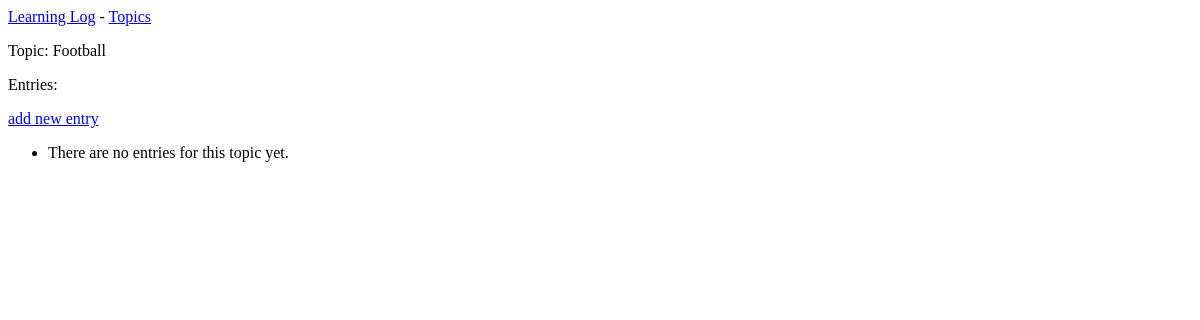
Before: /topics/3/ with the older database file.
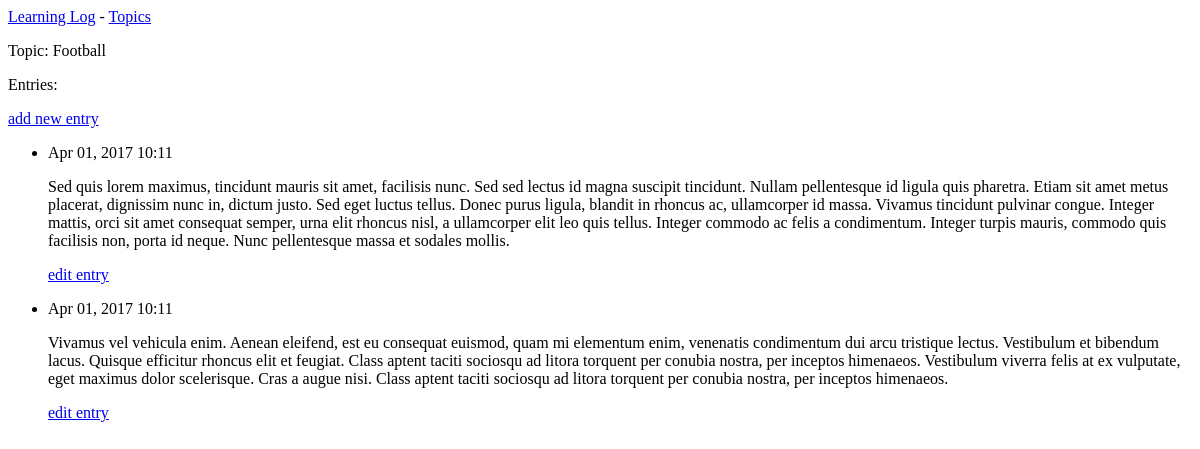
After: the same page with the newer database file.
### djangos_ll/models.py (models this page shows, shortened)
class Topic(models.Model):
    text = models.CharField(max_length=200)
    date_added = models.DateTimeField(auto_now_add=True)
    def __str__(self):
        return self.text

class Entry(models.Model):
    topic = models.ForeignKey(Topic)
    text = models.TextField()
    date_added = models.DateTimeField(auto_now_add=True)
    class Meta:
        verbose_name_plural = 'entries'

### djangos_ll/views.py (the view)
# urls.py: url(r'^topics/(?P<topic_id>\d+)/$', views.topic, name='topic'),
def topic(request, topic_id):
    topic = Topic.objects.get(id=topic_id)
    entries = topic.entry_set.order_by('-date_added')
    context = { 'topic': topic, 'entries': entries }
    return render(request, 'djangos_ll/topic.html', context)

### djangos_ll/templates/djangos_ll/topic.html
{% extends "djangos_ll/base.html" %}
{% block content %}
<p>Topic: {{ topic }}</p>
<p>Entries: </p>
<p>
  <a href="{% url 'djangos_ll:new_entry' topic.id %}">add new entry</a>
</p>
<ul>
  {% for entry in entries %}
    <li>
      <p>{{ entry.date_added|date:'M d, Y H:i' }}</p>
      <p>{{ entry.text|linebreaks }}</p>
      <p>
        <a href="{% url 'djangos_ll:edit_entry' entry.id %}">edit entry</a>
      </p>
    </li>
  {% empty %}
    <li>
      There are no entries for this topic yet.
    </li>
  {% endfor %}
</ul>
{% endblock content %}

### djangos_ll/templates/djangos_ll/base.html
<p>
    <a href="{% url 'djangos_ll:index' %}">Learning Log</a> -
    <a href="{% url 'djangos_ll:topics' %}">Topics</a>
</p>
{% block content %}{% endblock content %}

Changed rows visible on the page:
added Entry: date_added "Apr 01, 2017 10:11", text "Sed quis lorem maximus, tincidunt mauris sit amet, facilisis nunc. Sed sed lectus id magna suscipit tincidunt. Nullam pellentesque id ligula quis pharetra. Etiam sit amet metus placerat, dignissim nunc in, dictum justo. Sed eget luctus tellus. Donec purus ligula, blandit in rhoncus ac, ullamcorper id massa. Vivamus tincidunt pulvinar congue. Integer mattis, orci sit amet consequat semper, urna elit rhoncus nisl, a ullamcorper elit leo quis tellus. Integer commodo ac felis a condimentum. Integer turpis mauris, commodo quis facilisis non, porta id neque. Nunc pellentesque massa et sodales mollis."
added Entry: date_added "Apr 01, 2017 10:11", text "Vivamus vel vehicula enim. Aenean eleifend, est eu consequat euismod, quam mi elementum enim, venenatis condimentum dui arcu tristique lectus. Vestibulum et bibendum lacus. Quisque efficitur rhoncus elit et feugiat. Class aptent taciti sociosqu ad litora torquent per conubia nostra, per inceptos himenaeos. Vestibulum viverra felis at ex vulputate, eget maximus dolor scelerisque. Cras a augue nisi. Class aptent taciti sociosqu ad litora torquent per conubia nostra, per inceptos himenaeos."
Other visible differences:
text no longer shown: "There are no entries for this topic yet."
